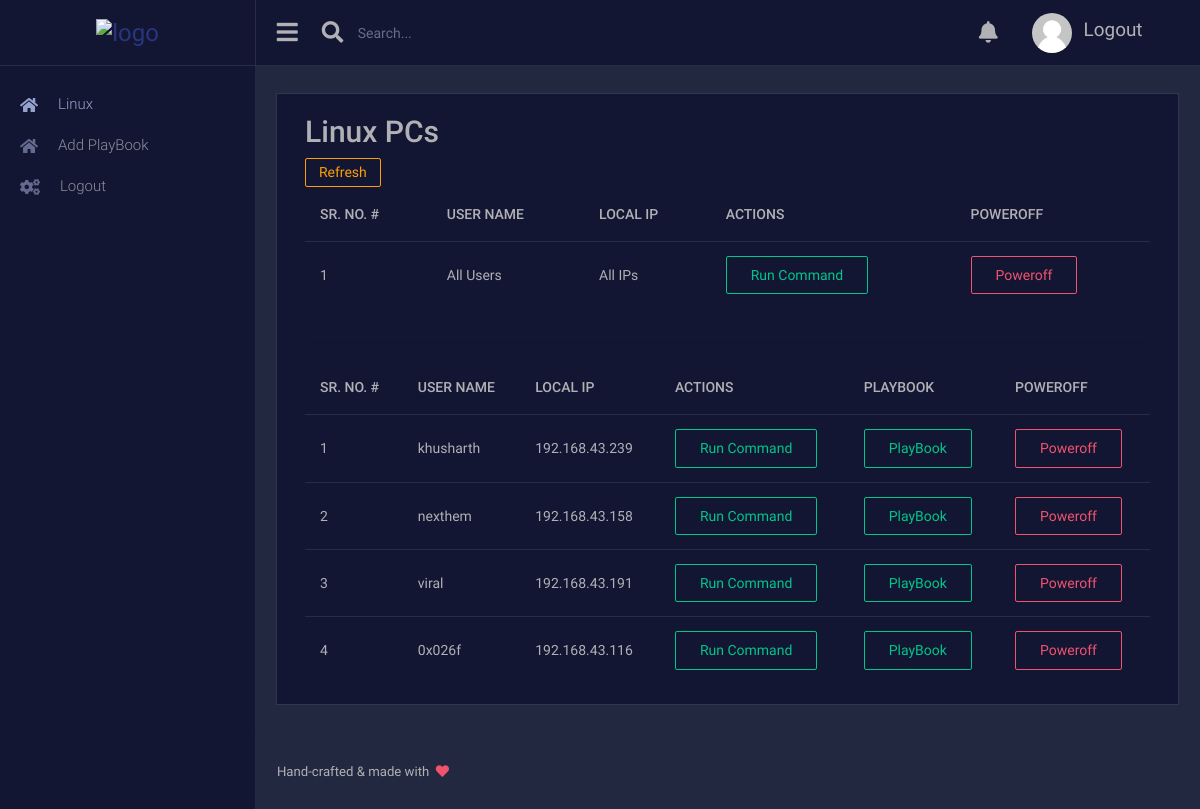
/linux (signed in), run on the app's committed database.
### webpage/models.py (models this page shows, shortened)
class temp_linux_db(models.Model):
	host_name = models.CharField(max_length=200)
	host_ip =  models.CharField(max_length=200)

### webpage/views.py (the view)
# urls.py: path('linux',views.linux, name = 'linux'),
@login_required(login_url="/")
def linux(request):
	count = temp_linux_db.objects.all().count()
	if(count == 0):
		get_linux_ip()
	if request.POST:
		if 'shutdown' in request.POST:
			linux_shutdown(request.POST['shutdown_hostname'],request.POST['shutdown_ip'])
		if 'refresh' in request.POST:
			temp_linux_db.objects.all().delete()
			get_linux_ip()
	linux_ip = temp_linux_db.objects.all()
	content = {
	'linux_ip' : linux_ip,
	}
	return render(request, 'webpage/linux.html', content)

### templates/webpage/linux.html (shortened to what this page needs)
{% extends 'webpage/base.html' %}
{% block main %}
{% load widget_tweaks %}
{% load static %}
	<div class="main-panel">
				<div class="content-wrapper">
					<div class="card">
						<div class="card-body">
							<h2 style="">Linux PCs</h2>
							<div class="dropdown mb-3 mb-md-0">
								<form method="POST">
									<input type="submit" class="btn btn-sm btn-outline-warning" value="Refresh" name="refresh">
								</form>
							</div>
							<div class="row">
								<div class="col-12">
									<div class="table-responsive">
										<table class="table">
											<thead>
												<tr>
													<th>Sr. No. #</th>
													<th>User Name</th>
													<th>Local IP</th>
													<th>Actions</th>
													<th>PowerOff</th>
												</tr>
											</thead>
											<tbody>
												<tr>
													<td>1</td>
													<td>All Users</td>
													<td>All IPs</td>
													<td>
														<form method="POST" action="/linux/command/linux_all/">
															<input class="btn btn-outline-success" type="submit" name="run_on_all" value="Run Command" title="Run Command On {{ip.host_ip}}" >
														</form>
													</td>
													<td>
														<form method="POST">
															<input class="btn btn-outline-danger" type="submit" name="shutdown_on_all" value="Poweroff" title="PowerOff {{ip.host_ip}}" >
														</form>
													</td>
												</tr>
											</tbody>
										</table>
										<br><hr>
										<table class="table">
											<thead>
												<tr>
													<th>Sr. No. #</th>
													<th>User Name</th>
													<th>Local IP</th>
													<th>Actions</th>
													<th>PlayBook</th>
													<th>PowerOff</th>
												</tr>
											</thead>
											<tbody>
											{% for ip in linux_ip %}
												<tr>
													<td>{{ forloop.counter }}</td>
													<td>{{ip.host_name}}</td>
													<td>{{ip.host_ip}}</td>
													<td>
														<form method="POST" action="/linux/command/{{ip.host_name}}/{{ip.host_ip}}">
															<input class="btn btn-outline-success" type="submit" name="command" value="Run Command" title="Run Command On {{ip.host_ip}}" >
														</form>
													</td>
													<td>
														<form method="POST" action="/linux/playbook/{{ip.host_name}}/{{ip.host_ip}}">
															<input class="btn btn-outline-success" type="submit" name="playbook" value="PlayBook" title="PlayBook {{ip.host_ip}}" >
														</form>
													</td>
													<td>
														<form method="POST">
															<input class="btn btn-outline-danger" type="submit" name="shutdown" value="Poweroff" title="PowerOff {{ip.host_ip}}" >
														</form>
													</td>
												</tr>
												{% endfor %}
											</tbody>
										</table>
									</div>
								</div>
							</div>
						</div>
					</div>
				</div>
{% endblock %}

### data on the page
temp_linux_db: host_name "khusharth", host_ip "192.168.43.239"
temp_linux_db: host_name "nexthem", host_ip "192.168.43.158"
temp_linux_db: host_name "viral", host_ip "192.168.43.191"
temp_linux_db: host_name "0x026f", host_ip "192.168.43.116"
